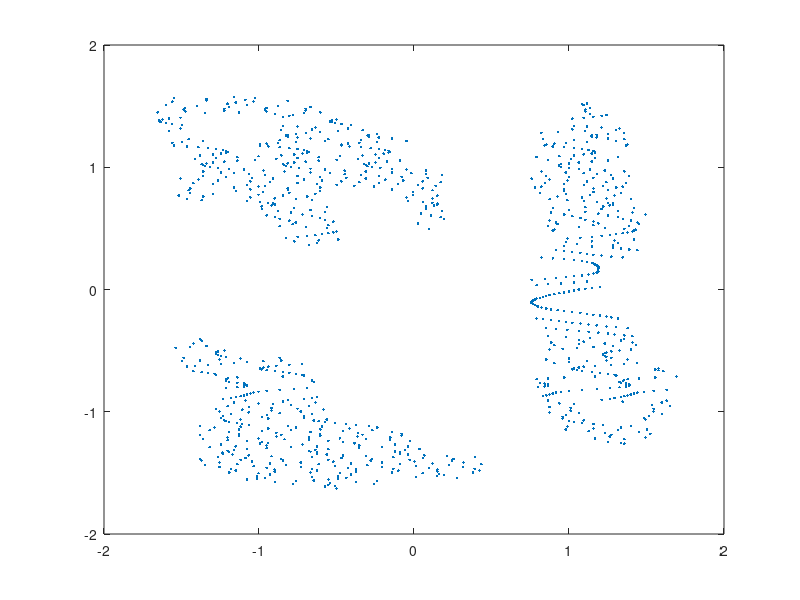

Source code (MATLAB): (Note: this script raises an error after producing the figure.)
clear all
close all

%% Load data
load clusterdata2d % gives 'data'
[N, D] = size(data);

%% Wrapper for digamma function
digamma = @(x) psi(0, x);

%% Number of components/clusters
K = 10;

%% Priors
alpha0 = 1e-3; % Mixing prior (small number: let the data speak)
m0 = zeros(1, D); beta0 = 1e-3; % Gaussian mean prior
v0 = 3e1; W0 = eye(D)/v0; % Wishart covariance prior

%% Initialize parameters
m_k = cell(K, 1);
W_k = cell(K, 1);
beta_k = repmat(beta0 + N/K, [1, K]); % 1xK
alpha_k = repmat(alpha0 + N/K, [1, K]); % 1xK
v_k = repmat(v0 + N/K, [1, K]); % 1xK
for k = 1:K
  % Let m_k be a random data point:
  m_k{k} = data(randi(N), :); % 1xD
  % Let W_k be the mean of the Wishart prior:
  W_k{k} = v0*W0; % DxD
end % for
Nk = ones(1, K) / K; % 1xK

%% Loop until you're happy
max_iter = 100;
for iter = 1:max_iter
  %% Variational E-step
  % XXX: FILL ME IN!

  %% Variational M-step
  % XXX: FILL ME IN!

end % for

%% Plot data with distribution (we show expected distribution)
figure
plot(data(:, 1), data(:, 2), '.');
hold on
for k = 1:K
  if (Nk(k) > 0)
    plot_normal(m_k{k}, pinv(v_k(k) * (W_k{k})), 'linewidth', 2);
  end % if
end % for
hold off

%% Now, animate the uncertainty by sampling
%{
num_samples = 100;
figure
for s = 1:num_samples
  plot(data(:, 1), data(:, 2), '.');
  hold on
  for k = 1:K
    if (Nk(k) > 0)
      L = wishrnd(W_k{k}, v_k(k));
      Sigma = pinv(L);
      mu = mvnrnd(m_k{k}, Sigma/beta_k(k));
      plot_normal(mu, Sigma, 'linewidth', 2);
    end % if
  end % for
  hold off
  pause(0.1)
end % for

%% Animate the entire mixture distribution
figure
[X, Y] = meshgrid(linspace(-2, 2, 50));
XY = [X(:), Y(:)]; % 2500x2
for s = 1:num_samples
  pi_k = dirrnd(alpha_k);
  Z = zeros(size(X));
  for k = 1:K
    L = wishrnd(W_k{k}, v_k(k));
    Sigma = pinv(L);
    mu = mvnrnd(m_k{k}, Sigma/beta_k(k));
    Z(:) = Z(:) + pi_k(k) * mvnpdf(XY, mu, Sigma);
  end % for
  h = surfl(X, Y, Z); set(h, 'edgecolor', 'none');
  axis([-2, 2, -2, 2, 0, 0.3]);
  view(200*s/num_samples, 30);
  pause(0.1);
end % for
%}
